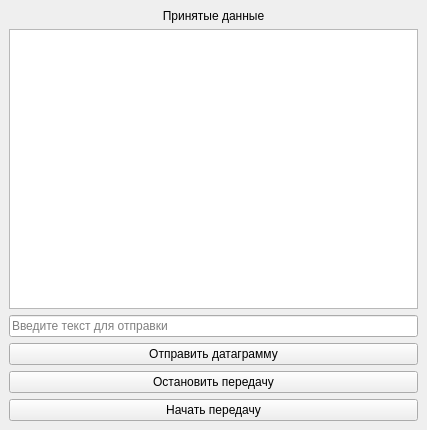
<?xml version="1.0" encoding="UTF-8"?>
<ui version="4.0">
 <class>MainWindow</class>
 <widget class="QMainWindow" name="MainWindow">
  <property name="geometry">
   <rect>
    <x>0</x>
    <y>0</y>
    <width>427</width>
    <height>430</height>
   </rect>
  </property>
  <property name="windowTitle">
   <string>MainWindow</string>
  </property>
  <widget class="QWidget" name="centralwidget">
   <layout class="QVBoxLayout" name="verticalLayout">
    <item>
     <widget class="QLabel" name="lb_receiveData">
      <property name="text">
       <string>Принятые данные</string>
      </property>
      <property name="alignment">
       <set>Qt::AlignCenter</set>
      </property>
     </widget>
    </item>
    <item>
     <widget class="QTextEdit" name="te_result"/>
    </item>
    <item>
     <widget class="QLineEdit" name="le_textInput">
      <property name="placeholderText">
       <string>Введите текст для отправки</string>
      </property>
     </widget>
    </item>
    <item>
     <widget class="QPushButton" name="pb_sendText">
      <property name="text">
       <string>Отправить датаграмму</string>
      </property>
     </widget>
    </item>
    <item>
     <widget class="QPushButton" name="pb_stop">
      <property name="text">
       <string>Остановить передачу</string>
      </property>
     </widget>
    </item>
    <item>
     <widget class="QPushButton" name="pb_start">
      <property name="text">
       <string>Начать передачу</string>
      </property>
     </widget>
    </item>
   </layout>
  </widget>
 </widget>
 <resources/>
 <connections/>
</ui>
